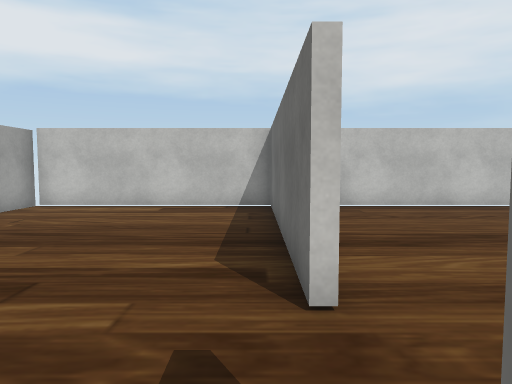
[1] (above)

16 first-person views from a walk through a Unity game level. The camera is 1.2 m above the floor, tilts 4° down and sees 70° across. The floor is counted in squares, 1 m on a side. Each view is taken from the middle of a square. On the plan, view 1 faces up. The plan holds only what a view shows up to about 15 squares ahead; the rest is blank. The player character is not drawn. Some surface patterns are stand-ins.

[2]
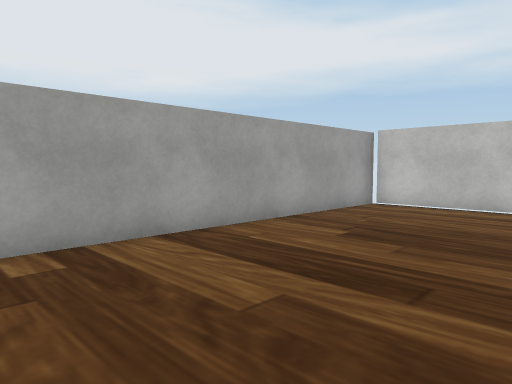

[3]
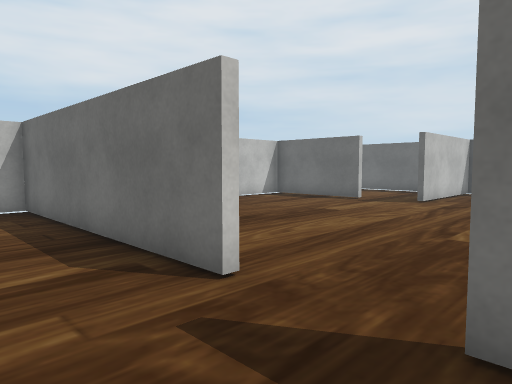

[4]
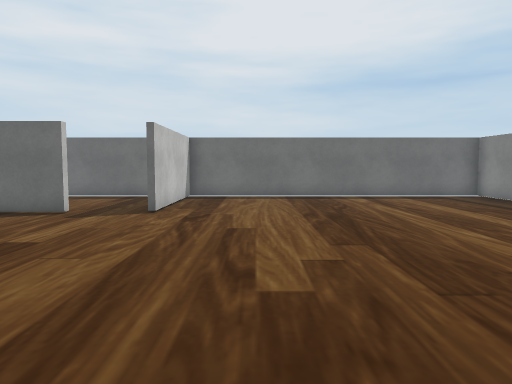

[5]
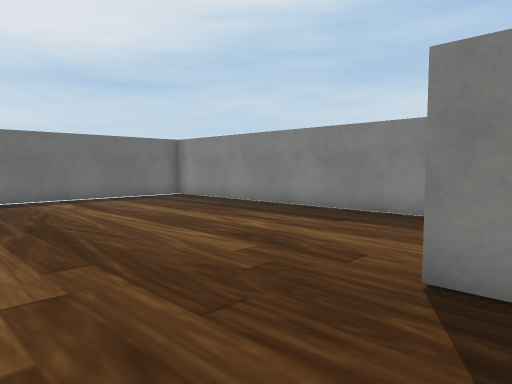

[6]
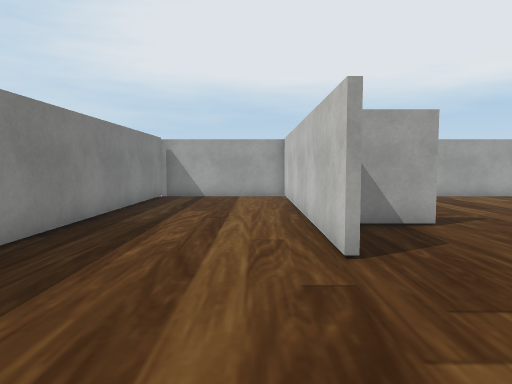

[7]
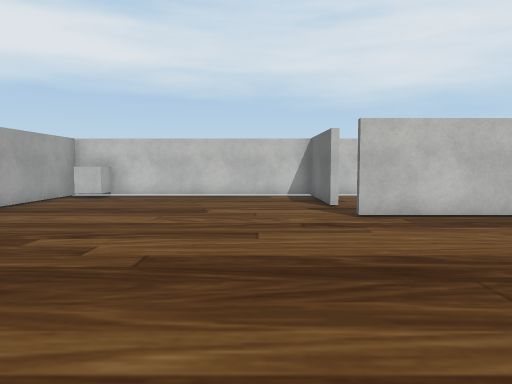

[8]
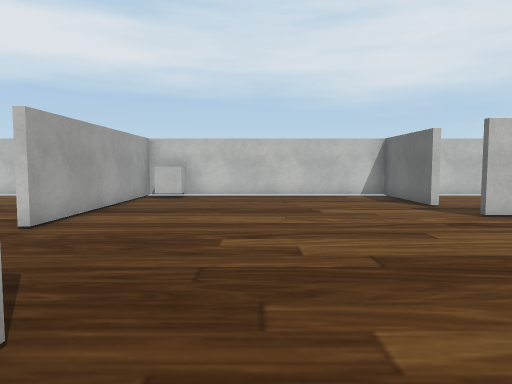

[9]
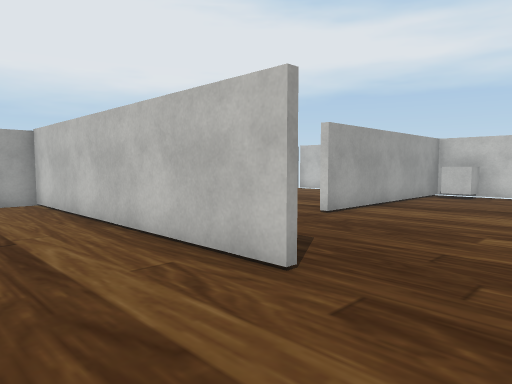

[10]
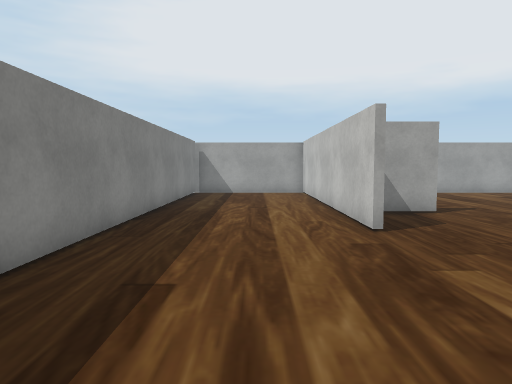

[11]
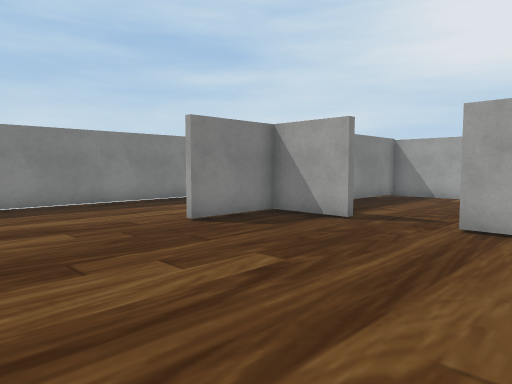

[12]
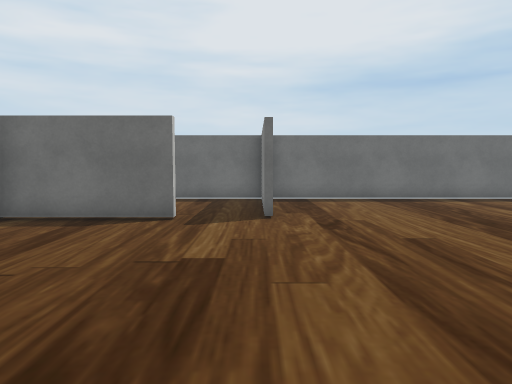

[13]
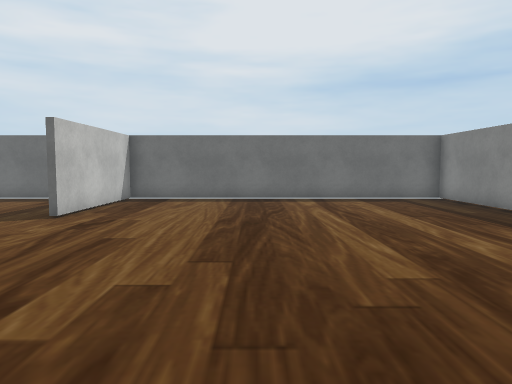

[14]
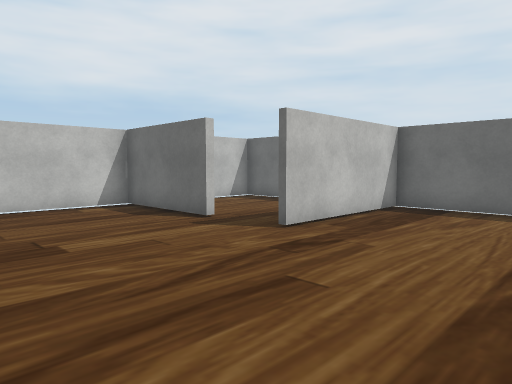

[15]
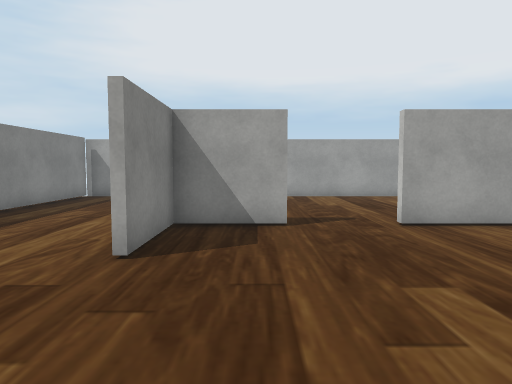

[16]
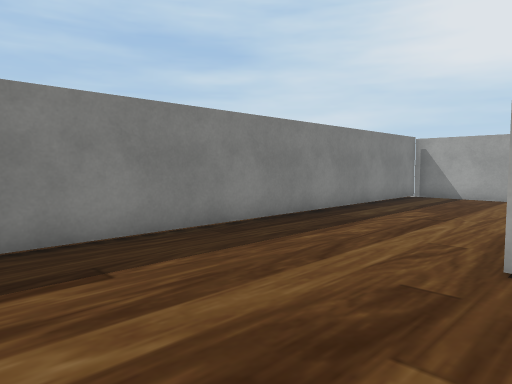

### Floor plan
Points are (right, up) in squares from view 1. A wall is a line through its corners. A room is listed if a view was taken in it or the views show most of it. See-through windows are left out.
Room 1 (views 1, 2, 3, 4)
walls: (0.4, 2.9) (0.4, 10.9) (-6.7, 10.9) (-6.7, -1.7) (-3.5, -1.7); (0.7, 10.9) (0.7, 9.4)
ways out: opening at (1, 1.5) to room 2
objects: cube (1, 10) to (2, 10)
Room 2 (views 5, 6, 7, 8, 9, 10, 11, 12, 13, 14, 15, 16)
walls: (3.4, -1.9) (-6.7, -1.9) (-6.7, -6.7) (15.4, -6.7) (15.4, 4.6) (10.4, 4.6); (0.7, 0.7) (0.7, -1.7) (3.4, -1.7); (10.2, 6.7) (10.2, 10.9) (0.7, 10.9); (0.7, 9.4) (0.7, 2.9)
ways out: opening at (1, 1.5) to room 1; opening at (11, 6) to room 3
Room 3 (no view inside)
walls: (10.7, 4.8) (12.1, 4.8); (15.4, 4.8) (15.4, 10.9) (11.4, 10.9)
ways out: opening at (11, 6) to room 2

Positions as (right, up) in squares from view 1, and headings:
1: (0, 0), facing up
2: (-1, 0), facing up-left
3: (-2, 0), facing up-right
4: (1, 2), facing right
5: (2, 2), facing down-right
6: (8, -3), facing left
7: (8, -4), facing up
8: (5, -4), facing up
9: (6, -5), facing up-left
10: (10, -4), facing left
11: (8, 5), facing down-left
12: (2, 5), facing right
13: (2, 0), facing right
14: (5, 0), facing up-right
15: (8, 0), facing left
16: (8, -1), facing down-left
